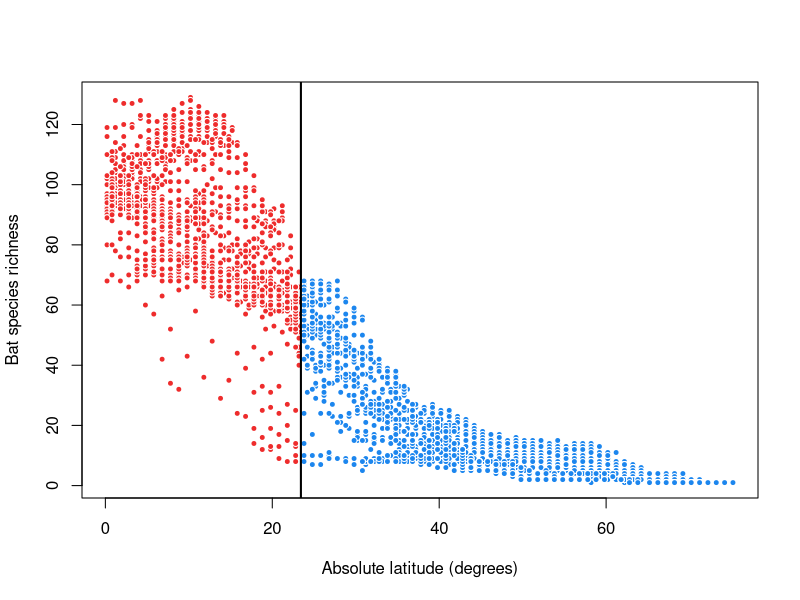
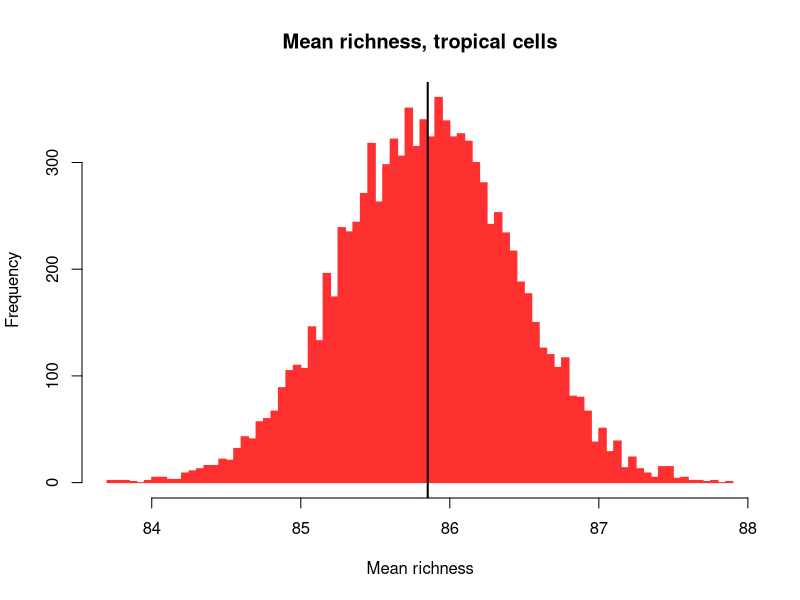
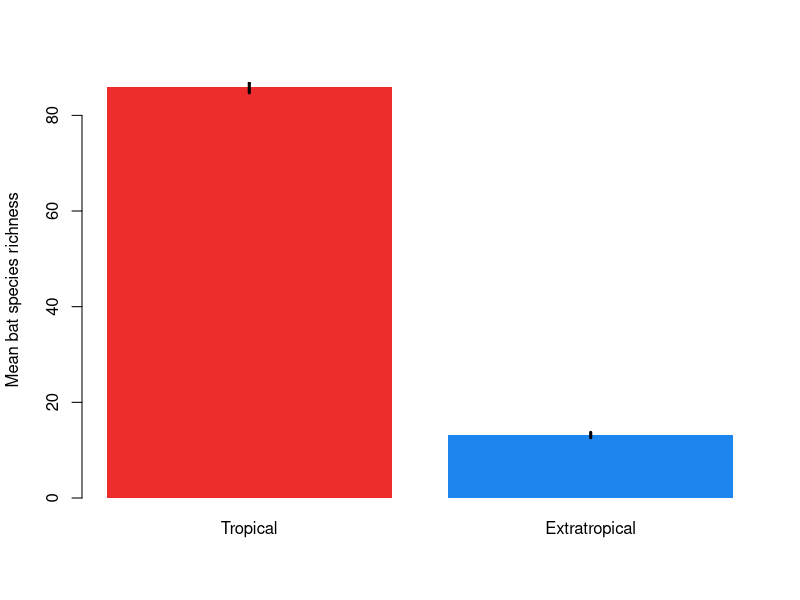
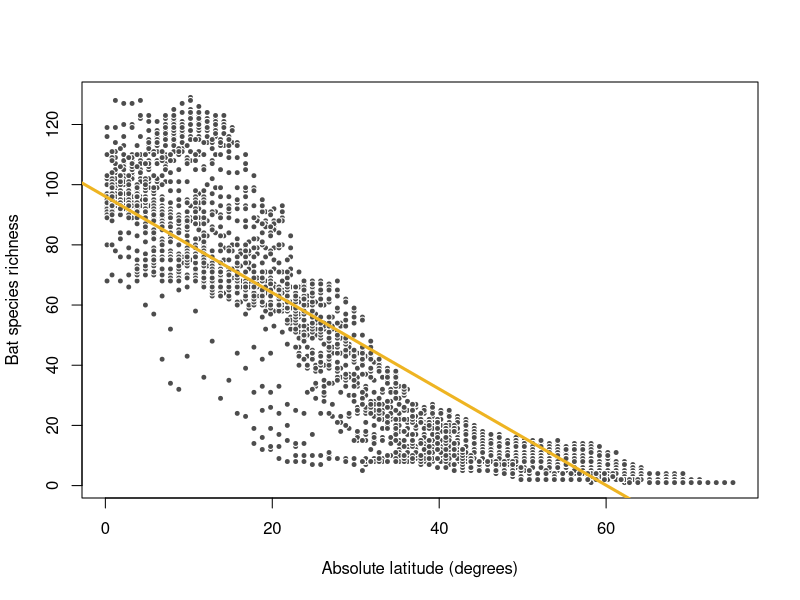
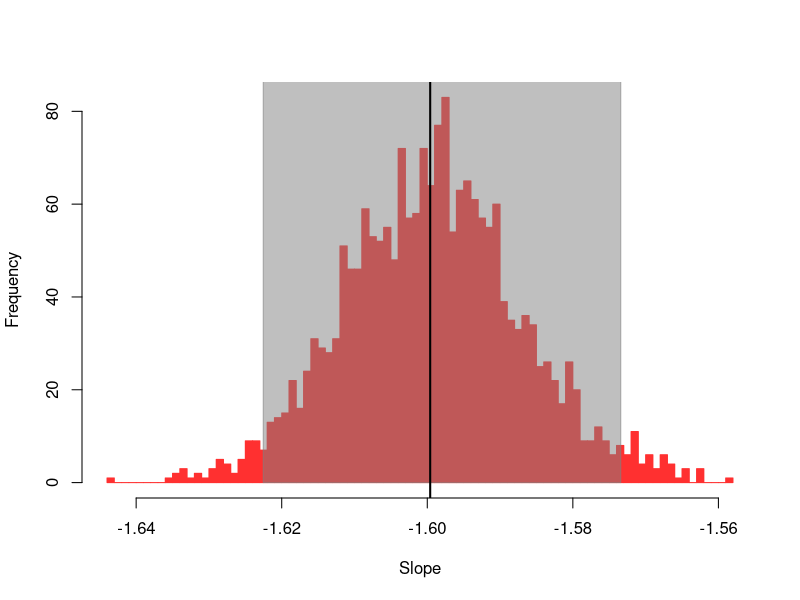
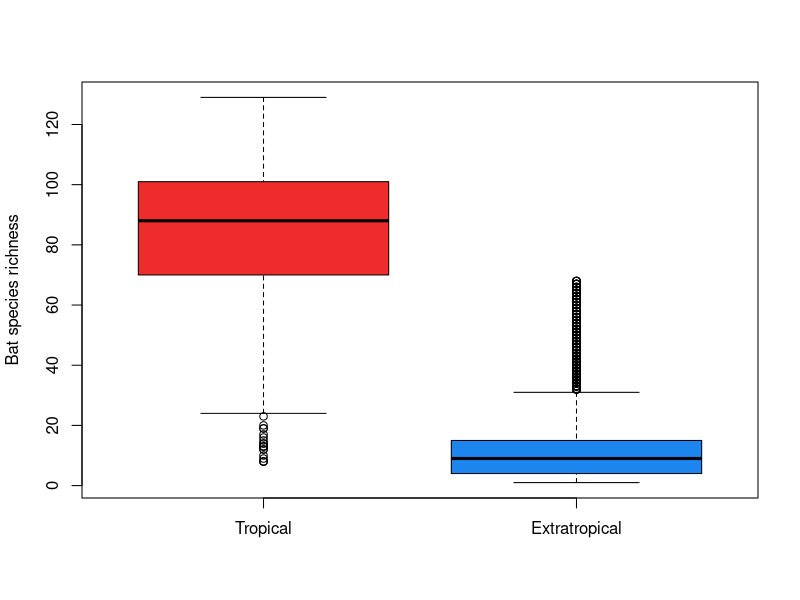
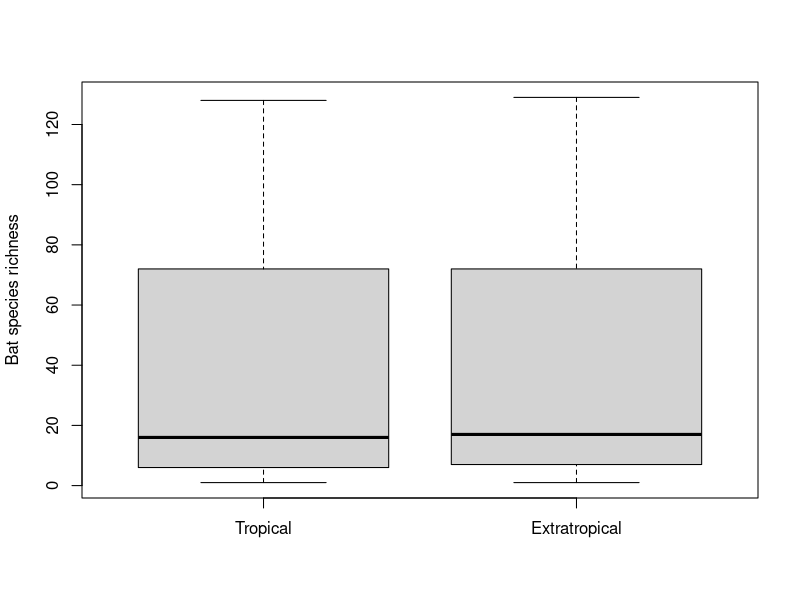
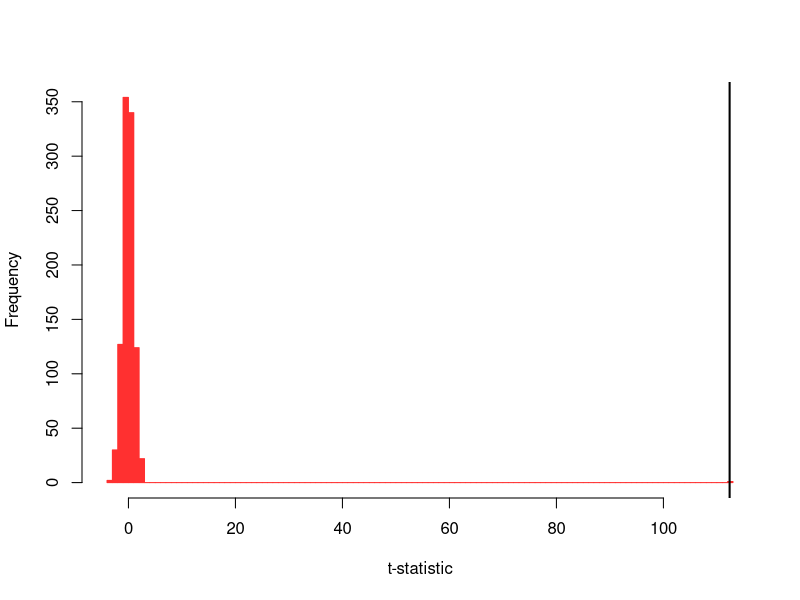

The R script that drew these images, in order:
################################################################################
### R BASICS WORKSHOP                                                        ###
### EXERCISE 8-4: Flow control: bootstrapping and randomization              ###
###                                                                          ###
### Métodos de biología computacional                                        ###
### Facultad de Ciencias, UNAM                                               ###
### Website: github.com/hachepunto/R_Basics_workshop                         ###
################################################################################

## OBJECTIVE:
## Practice the use of 'for' loops to build bootstrap confidence intervals and
## randomization tests.

## WORKING DIRECTORY:
## This exercise reads a file from the "Datasets" folder, so your working
## directory must be the workshop folder (the one that contains "Datasets").

## NOTE: earlier versions of this exercise used the vein-density dataset of
## Blonder et al. (2014), which is not part of this repository. It now uses the
## New World bat dataset, which has the same shape: a response variable, a
## continuous predictor, and a threshold that splits the data in two groups.


################################################################################
### PART 1: Use loops for simple examples of bootstrapping                   ###
################################################################################

## Definition of bootstrapping:
# "In statistics, bootstrapping can refer to any test or metric that relies on
# random sampling with replacement. Bootstrapping allows assigning measures of
# accuracy (defined in terms of bias, variance, confidence intervals, prediction
# error or some other such measure) to sample estimates". - Wikipedia


###############################
### Bootstrapping Example 1 ###
###############################

## TASK 1 ##
## The file below has bat species richness in 100 x 100 km cells across the New
## World, together with several environmental variables. It is tab-separated,
## with column names in the first row. Open it and check its dimensions.

bat.data <- read.table("Datasets/data_batsenviroamerica.txt", header = TRUE,
                       sep = "\t")

head(bat.data)
dim(bat.data)
colnames(bat.data)

# We drop the cells with no bats at all, which are mostly high-latitude cells
# where the species simply do not reach:
bat.data <- bat.data[bat.data$richness > 0, ]
dim(bat.data)


# The two variables of interest are 'richness' and 'latitude'. To make the
# analysis symmetric between hemispheres we use ABSOLUTE latitude, i.e.
# distance from the equator:
bat.data$abslat <- abs(bat.data$latitude)


# First, we create a new object 'zone' that separates tropical from
# extratropical cells. The Tropic of Cancer sits at 23.43 degrees:

zone <- rep("tropical", times = nrow(bat.data))
zone[bat.data$abslat > 23.43] <- "extratropical"

table(zone)


# This plot shows richness against distance from the equator:
plot(bat.data$richness ~ bat.data$abslat, type = "n",
     xlab = "Absolute latitude (degrees)", ylab = "Bat species richness")

points(bat.data$richness[zone == "tropical"] ~
       bat.data$abslat[zone == "tropical"],
       pch = 21, cex = 0.8, col = "white", bg = "firebrick2")

points(bat.data$richness[zone == "extratropical"] ~
       bat.data$abslat[zone == "extratropical"],
       pch = 21, cex = 0.8, col = "white", bg = "dodgerblue2")

abline(v = 23.43, lwd = 2)


# The mean richness for tropical cells is:
mean.trop <- mean(bat.data$richness[zone == "tropical"])
mean.trop

# Now we can use a loop to build bootstrap confidence intervals around this
# mean. There are several methods; we use the simple percentile method. We start
# by creating one "bootstrap sample", resampling the richness values WITH
# REPLACEMENT:
boot.sample.trop <- sample(bat.data$richness[zone == "tropical"],
                           replace = TRUE)

# Note that 'replace' must be TRUE. Otherwise the result would be the same
# vector of values in a shuffled order, and every bootstrap mean would be
# identical to the original one.

# Now we can calculate a bootstrap estimate of the mean:
mean(boot.sample.trop)
mean.trop
# These two numbers are close but not equal.


# Using this approach and a loop, we can calculate 'n' bootstrap estimates:
n <- 10000

boot.mean.trop <- rep(NA, times = n) # Empty vector that will hold the results


## TASK 2 ##
## The loop below is almost right. Each iteration is supposed to calculate one
## bootstrapped mean and store it in a DIFFERENT element of 'boot.mean.trop':
## the first iteration in the first element, the second in the second, and so
## on. Look at the index inside the square brackets. What would go wrong if it
## said [1] instead of [i]? (It is fixed here so the file runs.)
for (i in 1:n)
{
  boot.sample.trop <- sample(bat.data$richness[zone == "tropical"],
                             replace = TRUE)

  boot.mean.trop[i] <- mean(boot.sample.trop)
}


# Now 'boot.mean.trop' holds 'n' estimates of the mean, and approximates the
# sampling distribution of mean tropical richness:
hist(boot.mean.trop, breaks = 100, col = "firebrick1", border = "firebrick1",
     main = "Mean richness, tropical cells", xlab = "Mean richness")
abline(v = mean.trop, lwd = 2)

# Finally, the percentile method uses the 2.5 and 97.5 percentiles of the
# bootstrap distribution as a 95% confidence interval:
CIs.trop <- quantile(boot.mean.trop, prob = c(0.025, 0.975))
CIs.trop


## TASK 3 ##
## Below is the same procedure for the EXTRATROPICAL cells. Read it, run it, and
## explain what each line does. Then answer: do the two confidence intervals
## overlap?

mean.extra <- mean(bat.data$richness[zone == "extratropical"])

boot.mean.extra <- rep(NA, times = n)

for (i in 1:n)
{
  boot.sample.extra <- sample(bat.data$richness[zone == "extratropical"],
                              replace = TRUE)

  boot.mean.extra[i] <- mean(boot.sample.extra)
}

CIs.extra <- quantile(boot.mean.extra, prob = c(0.025, 0.975))
CIs.extra


# A barplot showing the two means and their confidence intervals:
bp <- barplot(c(mean.trop, mean.extra), names = c("Tropical", "Extratropical"),
              ylim = range(c(0, CIs.trop, CIs.extra)),
              ylab = "Mean bat species richness",
              col = c("firebrick2", "dodgerblue2"), border = NA)

lines(x = bp[c(1, 1), 1], y = CIs.trop, lwd = 3)
lines(x = bp[c(2, 2), 1], y = CIs.extra, lwd = 3)


###############################
### Bootstrapping Example 2 ###
###############################
# There is a strong linear relationship between richness and distance from
# the equator:
rich.lat.lm <- lm(bat.data$richness ~ bat.data$abslat)
summary(rich.lat.lm) # Note the very small p-value

plot(bat.data$richness ~ bat.data$abslat, pch = 21, cex = 0.8, col = "white",
     bg = "grey30", xlab = "Absolute latitude (degrees)",
     ylab = "Bat species richness")
abline(rich.lat.lm, lwd = 3, col = "goldenrod2")


# Bootstrapping can also be used to build confidence intervals on regression
# parameters. These are the coefficients estimated from the original data:
reg.coeff <- coefficients(rich.lat.lm)
reg.coeff

# For this kind of bootstrap we separate the values predicted by the model from
# the residuals:
pred.rich <- fitted(rich.lat.lm)
resid.rich <- residuals(rich.lat.lm)

# The residuals need this standardization:
resid.rich <- sqrt(length(resid.rich) / (length(resid.rich) - 1)) * resid.rich

# One bootstrap sample of residuals:
boot.resid <- sample(resid.rich, replace = TRUE)

# A new bootstrapped response is built by adding the resampled residuals to the
# predicted values:
boot.rich <- pred.rich + boot.resid

# These bootstrapped values go into a new linear model, giving new coefficients:
boot.lm <- lm(boot.rich ~ bat.data$abslat)
coefficients(boot.lm)

# Now this procedure needs to be repeated 'n' times.


### TASK 4 ##
## Read the loop below and explain, line by line, how it implements the four
## steps described above: 1) resample the residuals with replacement, 2) build a
## bootstrapped response by adding them to the predicted values, 3) refit the
## regression, and 4) store the coefficients.
## Then answer: why are 'pred.rich' and 'resid.rich' computed OUTSIDE the loop?

n <- 2000

# An empty matrix that will hold the coefficients of every iteration:
boot.reg.coeff <- matrix(NA, nrow = n, ncol = length(reg.coeff))
colnames(boot.reg.coeff) <- names(reg.coeff)

head(boot.reg.coeff)

for (i in 1:n)
{
  boot.resid <- sample(resid.rich, replace = TRUE)

  boot.rich <- pred.rich + boot.resid

  boot.lm <- lm(boot.rich ~ bat.data$abslat)

  # This line stores the coefficients in row 'i' of the matrix:
  boot.reg.coeff[i, ] <- coefficients(boot.lm)
}


# Using the percentile method again, we get 95% confidence intervals:
CIs.intercept <- quantile(boot.reg.coeff[, 1], prob = c(0.025, 0.975))
CIs.slope <- quantile(boot.reg.coeff[, 2], prob = c(0.025, 0.975))

CIs.intercept
CIs.slope

# The confidence interval for the slope does not overlap zero. That is one way
# of concluding that the regression is statistically significant.

hist(boot.reg.coeff[, 2], breaks = 100, col = "firebrick1",
     border = "firebrick1", main = "", xlab = "Slope")

# This polygon marks the 95% confidence interval:
polygon(x = CIs.slope[c(1, 1, 2, 2)], y = c(0, n, n, 0), col = gray(0.5, 0.5),
        border = gray(0.5, 0.5))

# And this line marks the original empirical slope:
abline(v = reg.coeff[2], lwd = 2)



################################################################################
### PART 2: Use loops for simple examples of randomization tests             ###
################################################################################

# While bootstrapping tries to estimate the accuracy of a statistic calculated
# from a sample (e.g. a mean), randomization tests aim at p-values and effect
# sizes. They do it by comparing an empirical statistic against a distribution
# of values expected under a particular null hypothesis.


###############################
### Randomization Example 1 ###
###############################

# The question is whether the tropics hold more bat species than the rest of the
# New World. The prediction is that mean richness should differ between the two
# zones. We can test it with a parametric t-test, and also with a randomization
# test.

boxplot(bat.data$richness[zone == "tropical"],
        bat.data$richness[zone == "extratropical"],
        ylab = "Bat species richness", names = c("Tropical", "Extratropical"),
        col = c("firebrick2", "dodgerblue2"))

# The parametric test. As you can see, it is highly significant:
t.test.res <- t.test(bat.data$richness[zone == "tropical"],
                     bat.data$richness[zone == "extratropical"])
t.test.res

# This isolates the empirical t-statistic:
emp.t <- t.test.res$statistic
emp.t


# If the prediction is that the two groups come from populations with different
# means, then the null hypothesis is that both come from the SAME population.
# So an algorithm that randomly reassigns richness values between the two groups
# is a reasonable way of producing null values of the statistic.

# The easiest way to do that reassignment is to permute the vector that defines
# the groups:
rand.zone <- sample(zone, replace = FALSE)

# 'replace' is FALSE here: we want to REORDER the vector, not resample it.

boxplot(bat.data$richness[rand.zone == "tropical"],
        bat.data$richness[rand.zone == "extratropical"],
        ylab = "Bat species richness", names = c("Tropical", "Extratropical"))
# Note how the difference between boxes essentially disappears.

rand.t.test.res <- t.test(bat.data$richness[rand.zone == "tropical"],
                          bat.data$richness[rand.zone == "extratropical"])
rand.t.test.res$statistic


# Now we repeat this a large number of times:
n <- 999

rand.t <- rep(NA, times = n)

for (i in 1:n)
{
  rand.zone <- sample(zone, replace = FALSE)

  rand.t.test.res <- t.test(bat.data$richness[rand.zone == "tropical"],
                            bat.data$richness[rand.zone == "extratropical"])

  rand.t[i] <- rand.t.test.res$statistic
}

# This adds the empirical statistic to the randomized values:
rand.t <- c(emp.t, rand.t)


hist(rand.t, breaks = 100, col = "firebrick1", border = "firebrick1",
     main = "", xlab = "t-statistic")
abline(v = emp.t, lwd = 2)

# Two things are visible: 1) the null distribution is centred on zero, and
# 2) the empirical value is nowhere near it.

# A one-tailed p-value: the proportion of randomized values greater than or
# equal to the empirical one.
p.value <- sum(rand.t >= emp.t) / length(rand.t)
p.value

# The smallest p-value this test can produce is 1/(n+1), because the empirical
# value is always counted as one of the values in the distribution.
1 / length(rand.t)


###############################
### Randomization Example 2 ###
###############################

# The result above is not very informative, because richness declines steadily
# with latitude. ANY cut-off would give the same qualitative answer: more
# species on the equator side than on the pole side.

plot(bat.data$richness ~ bat.data$abslat, pch = 21, cex = 0.8, col = "white",
     bg = "grey30", xlab = "Absolute latitude (degrees)",
     ylab = "Bat species richness")
abline(rich.lat.lm, lwd = 3, col = "goldenrod2")
abline(v = 23.43, lwd = 3, col = "black")

# So the null hypothesis needs to take that gradient into account. We can refine
# the question: is the difference in mean richness on either side of the Tropic
# of Cancer LARGER than the difference on either side of any other latitude?

# The empirical statistic is the same as before:
emp.t

# Now we pick a random latitude within the observed range:
rand.lat <- runif(n = 1, min = min(bat.data$abslat), max = max(bat.data$abslat))
rand.lat

abline(v = rand.lat, lwd = 2, col = "red")

# And use it to split the data in two groups:
rand.zone <- rep("tropical", times = nrow(bat.data))
rand.zone[bat.data$abslat > rand.lat] <- "extratropical"

# Finally we recalculate the t-statistic with this random split:
rand.t.test.res <- t.test(bat.data$richness[rand.zone == "tropical"],
                          bat.data$richness[rand.zone == "extratropical"])
rand.t.test.res$statistic


## TASK 5 ##
## The loop below builds the randomization distribution for this second null
## hypothesis. Read it and explain how it differs from the loop in Example 1:
## what exactly is being randomized in each case?

n <- 999

rand.t <- rep(NA, times = n)

for (i in 1:n)
{
  rand.lat <- runif(n = 1, min = min(bat.data$abslat),
                    max = max(bat.data$abslat))

  rand.zone <- rep("tropical", times = nrow(bat.data))
  rand.zone[bat.data$abslat > rand.lat] <- "extratropical"

  # A split very close to either end leaves one group almost empty, and t.test
  # fails when a group has fewer than two values. 'try' lets the loop carry on:
  res <- try(t.test(bat.data$richness[rand.zone == "tropical"],
                    bat.data$richness[rand.zone == "extratropical"]),
             silent = TRUE)

  if (!inherits(res, "try-error")) rand.t[i] <- res$statistic
}

# Some iterations may have failed, so we drop the NAs before continuing:
rand.t <- rand.t[!is.na(rand.t)]

rand.t <- c(emp.t, rand.t)


## TASK 6 ##
## Make a histogram showing the randomization distribution and where the
## empirical value falls in it.

hist(rand.t, breaks = 50, col = "firebrick1", border = "firebrick1",
     main = "", xlab = "t-statistic")
abline(v = emp.t, lwd = 2)


## TASK 7 ##
## Calculate the p-value: the proportion of randomized values greater than or
## equal to the empirical one. Compare it with the p-value of Example 1 and
## explain, in a sentence, why they differ so much.

p.value <- sum(rand.t >= emp.t) / length(rand.t)
p.value

## TASK 8 ##
## Under this second null hypothesis the Tropic of Cancer is no longer special:
## many random cut-offs produce a t-statistic as large as the empirical one.
## What does that tell you about the original question? Write your answer as a
## comment below.
